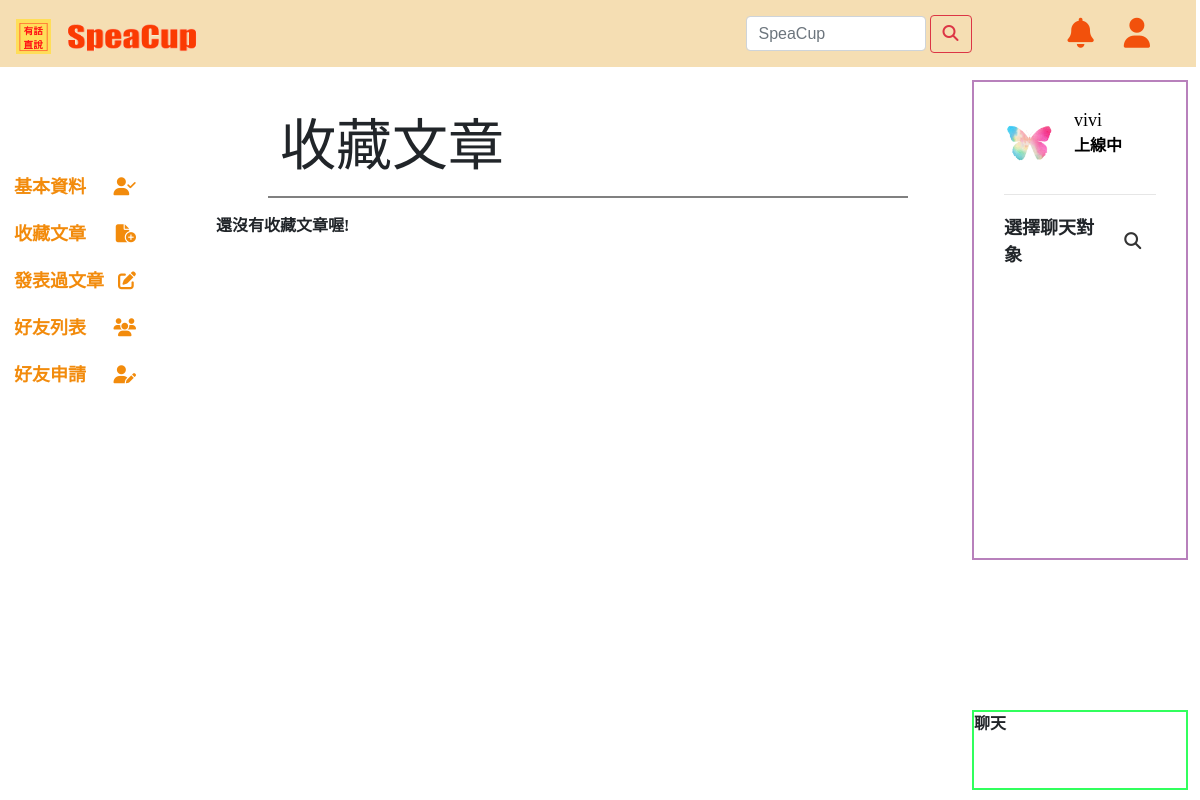
Page /collections.php (signed in) on the committed database.
### tables this page shows
CREATE TABLE `users` (
  `uid` int(200) NOT NULL,
  `account` varchar(256) NOT NULL,
  `password` varchar(256) NOT NULL,
  `nickname` varchar(256) NOT NULL,
  `gender` varchar(256) NOT NULL,
  `email` varchar(256) NOT NULL,
  `birth` date NOT NULL,
  `img` varchar(400) NOT NULL,
  `status` varchar(256) NOT NULL,
  `register` datetime NOT NULL,
  `mid` int(11) NOT NULL,
  `unique_id` int(200) NOT NULL
);

### php/users_select.php (the view, shortened to what this page needs)
<div class="wrapper">
      <section class="users">
            <header>
                  <div class="content">
                        <?php
                        $sql = mysqli_query($conn, "SELECT * FROM users WHERE unique_id = {$_SESSION['unique_id']}");
                        if (mysqli_num_rows($sql) > 0) {
                              $row = mysqli_fetch_assoc($sql);
                        }
                        ?>
                        <img src="php/images/<?php echo $row['img']; ?>" alt="">
                        <div class="details">
                              <span><?php echo $row['nickname']; ?></span>
                              <p><?php echo $row['status']; ?></p>
                        </div>
                  </div>
            </header>
            <div class="search">
                  <span class="text">選擇聊天對象</span>
                  <button><i class="fa fa-search"></i></button>
            </div>
      </section>

### CSS/style.css (style rules this page uses)
.body { height: auto; margin: 0; font-family: "微軟正黑體"; font-weight: bold; }

### CSS/style_chat.css (style rules this page uses)
.users { padding: 25px 30px; }
.users header, .users-list a { display: flex; align-items: center; padding-bottom: 20px; border-bottom: 1px solid #e6e6e6; justify-content: space-between; }
.wrapper img { object-fit: cover; border-radius: 50%; }
.users header img { height: 50px; width: 50px; }
:is(.users, .users-list) .content { display: flex; align-items: center; }
:is(.users, .users-list) .content .details { color: #000; margin-left: 20px; }
:is(.users, .users-list) .details span { font-size: 18px; font-weight: 500; }
.users .search { margin: 20px 0; display: flex; position: relative; align-items: center; justify-content: space-between; }
.users .search .text { font-size: 18px; }
.users .search button { position: relative; z-index: 1; width: 47px; height: 42px; font-size: 17px; cursor: pointer; border: none; color: #333; background: #fff; outline: none; border-radius: 0 5px 5px 0; transition: all 0.2s ease; }

### rows in the picture
users: img (picture), nickname "vivi", status "上線中"

### other values in the picture
$output "還沒有收藏文章喔!"
